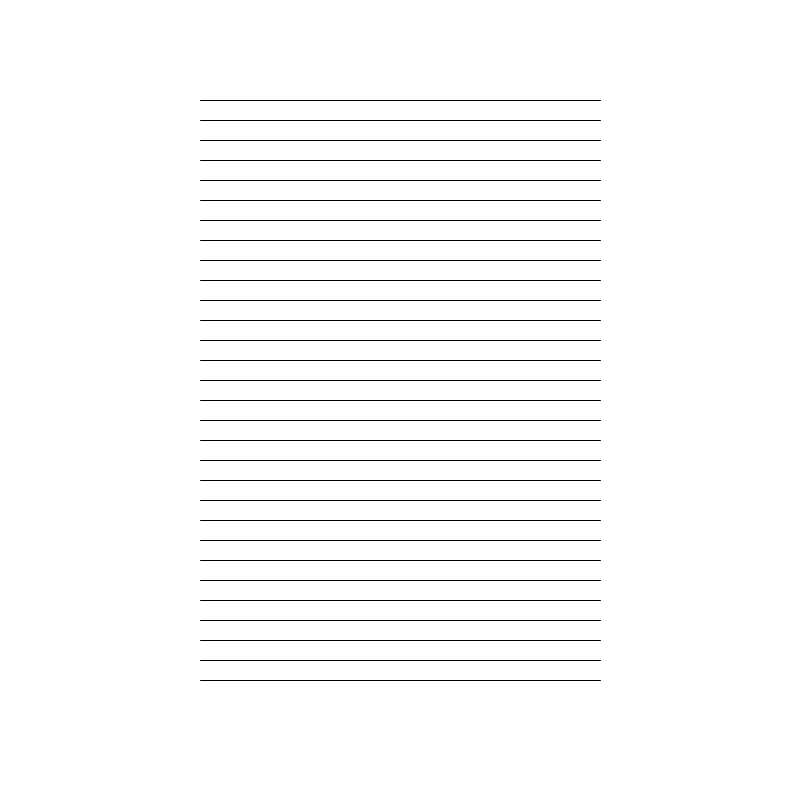
Frame 1 (no input)
Frame 60 (the mouse pressed at the canvas centre just before this capture): identical to frame 1, image omitted
Frame 120 (the mouse held since frame 60 and released just before this capture): identical to frame 1, image omitted

The Processing sketch that drew this single still picture (run headless with seeded random() and noise(); from frame 60 on, the mouse is pressed at the canvas centre):

// Processing sketch: week03_alptugan_forloops_06
// ── week03_alptugan_forloops_06.pde
// Declare starting point of the lines
int xStart;
int yStart;
int xEnd;
int yEnd;

// Declare the variable that holds the horizontal gap value between lines
int vGap;

// declare the line number variable
int numLines;


// Declare the length of the lines
float lineLen;

float strokeW;

// setup function runs once, when the program starts
void setup() {
  // set window position on screen
  surface.setLocation(0,200);
  
  //Set window size
  size(800,800);
  
  // set background color
  background(#ffffff);
  
  lineLen = 400;
  
  // numLines
  numLines = 30;
  
  // Assign the value of hGap value;
  vGap   = 20;
  

}


// Draw function runs until the program stops
void draw() {
  background(255);
  //lineLen = sin(millis() * 0.001) * 200;
 
  
   // Assign the values to the x and y
  xStart = (width - int(lineLen)) / 2;
  xEnd   = xStart + int(lineLen);
  yStart = (height - (numLines * vGap)) / 2;
  yEnd   = yStart;
  
  // we want to draw 200 px long horizontal lines;
  // we know line(x1,y1,x2,y2)
  // So, in order to draw 200 px long line
  // |x2 - x1| = 200 or vice versa as follows;  
  for(int i = 0; i < numLines; i = i + 1) {
    // To see the responce from Processing
    //println(i);
    line(xStart, yStart + vGap * i, xEnd, yEnd + vGap * i);
  }
}
